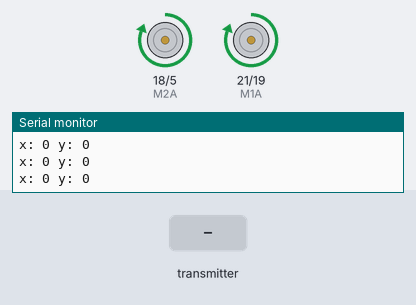
Simulated run of this sketch. Board: ESP32. On the bench: motor-driver pin pairs drawn as motors (green arrow = first pin HIGH = forward, orange = second pin HIGH = backward, longer = more drive), the last lines printed to the serial monitor. The test bench sets the inputs (shaded band).

Above: at 1.2 s.
1.3 s: the transmitter starts sending y = 2048
At 2.2 s:
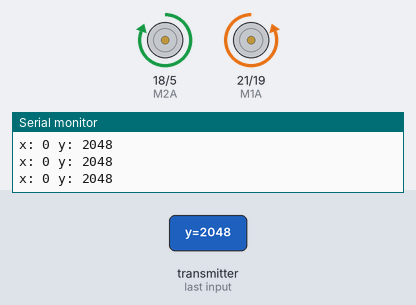
2.9 s: the transmitter starts sending x = 2048
At 3.5 s:
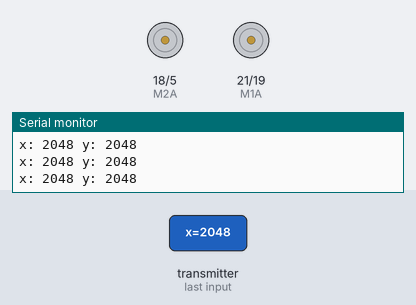
4.5 s: the transmitter starts sending x = 4095
At 5.8 s:
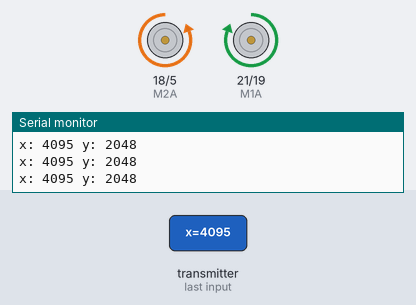
6.1 s: the transmitter starts sending y = 4095
At 7.3 s:
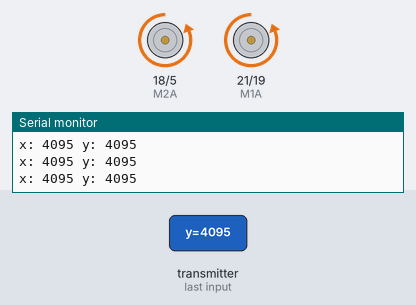
7.7 s: the transmitter starts sending y = 0
At 8.6 s:
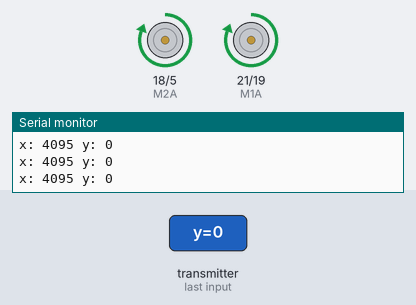
Timing chart, 0 to 10.3 s (numbered marks = the images above; inputs shaded):
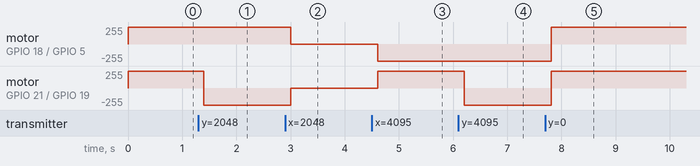

Measured:
- after the input at 1.3 s, motor on GPIO 21 (M1A) / GPIO 19 (M1B): forward 255/255 → backward 255/255 after 0.10 s
- after the input at 2.9 s, motor on GPIO 18 (M2A) / GPIO 5 (M2B): forward 255/255 → stopped after 0.10 s; motor on GPIO 21 (M1A) / GPIO 19 (M1B): backward 255/255 → stopped after 0.10 s
- after the input at 4.5 s, motor on GPIO 18 (M2A) / GPIO 5 (M2B): stopped → backward 255/255 after 0.11 s; motor on GPIO 21 (M1A) / GPIO 19 (M1B): stopped → forward 255/255 after 0.11 s
- after the input at 6.1 s, motor on GPIO 21 (M1A) / GPIO 19 (M1B): forward 255/255 → backward 255/255 after 0.11 s
- after the input at 7.7 s, motor on GPIO 18 (M2A) / GPIO 5 (M2B), motor on GPIO 21 (M1A) / GPIO 19 (M1B): backward 255/255 → forward 255/255 after 0.11 s

The sketch:

machineN24.ino
```cpp
#include <esp_now.h>
#include <WiFi.h>

int M1A = 21;
int M1B = 19;
int M2A = 18;
int M2B = 5;

typedef struct struct_message {
  int x;
  int y;
} struct_message;

struct_message incomingData;

void OnDataRecv(const uint8_t * mac, const uint8_t *incomingDataBytes, int len) {
  memcpy(&incomingData, incomingDataBytes, sizeof(incomingData));
}

void setup() {
  Serial.begin(115200);
  WiFi.mode(WIFI_STA);

  if (esp_now_init() != ESP_OK) {
    Serial.println("Błąd inicjalizacji ESP-NOW");
    return;
  }

  esp_now_register_recv_cb(OnDataRecv);

  pinMode(M1A, OUTPUT);
  pinMode(M1B, OUTPUT);
  pinMode(M2A, OUTPUT);
  pinMode(M2B, OUTPUT);

  digitalWrite(M1A, LOW);
  digitalWrite(M1B, LOW);
  digitalWrite(M2A, LOW);
  digitalWrite(M2B, LOW);
}

void loop() {
  Serial.print("x: ");
  Serial.print(incomingData.x);
  Serial.print(" y: ");
  Serial.println(incomingData.y);
  int x = incomingData.x;
  int y = incomingData.y;

  if (y > 3000) {
    digitalWrite(M1A, LOW);
    digitalWrite(M1B, HIGH);
    digitalWrite(M2A, LOW);
    digitalWrite(M2B, HIGH);
  }
  else if (y < 1500) {
    digitalWrite(M1A, HIGH);
    digitalWrite(M1B, LOW);
    digitalWrite(M2A, HIGH);
    digitalWrite(M2B, LOW);
  }
  else if (x > 3000) {
    digitalWrite(M1A, HIGH);
    digitalWrite(M1B, LOW);
    digitalWrite(M2A, LOW);
    digitalWrite(M2B, HIGH);
  }
  else if (x < 1500) {
    digitalWrite(M1A, LOW);
    digitalWrite(M1B, HIGH);
    digitalWrite(M2A, HIGH);
    digitalWrite(M2B, LOW);
  }
  else {
    digitalWrite(M1A, LOW);
    digitalWrite(M1B, LOW);
    digitalWrite(M2A, LOW);
    digitalWrite(M2B, LOW);
  }
  delay(100);
}
```
